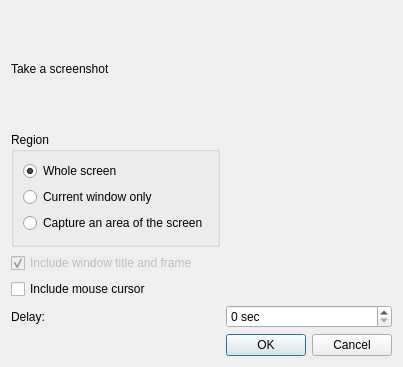
<?xml version="1.0" encoding="UTF-8"?>
<ui version="4.0">
 <class>ScreenshotDialog</class>
 <widget class="QDialog" name="ScreenshotDialog">
  <property name="geometry">
   <rect>
    <x>0</x>
    <y>0</y>
    <width>348</width>
    <height>367</height>
   </rect>
  </property>
  <property name="windowTitle">
   <string>Screenshot</string>
  </property>
  <property name="windowIcon">
   <iconset theme="camera-photo">
    <normaloff>.</normaloff>.</iconset>
  </property>
  <layout class="QGridLayout" name="gridLayout">
   <item row="0" column="0">
    <widget class="QLabel" name="label">
     <property name="text">
      <string>Take a screenshot</string>
     </property>
    </widget>
   </item>
   <item row="1" column="0">
    <widget class="QGroupBox" name="groupBox">
     <property name="title">
      <string>Region</string>
     </property>
     <layout class="QVBoxLayout" name="verticalLayout">
      <item>
       <widget class="QRadioButton" name="wholeScreen">
        <property name="text">
         <string>Whole screen</string>
        </property>
        <property name="checked">
         <bool>true</bool>
        </property>
       </widget>
      </item>
      <item>
       <widget class="QRadioButton" name="currentWindow">
        <property name="text">
         <string>Current window only</string>
        </property>
       </widget>
      </item>
      <item>
       <widget class="QRadioButton" name="screenArea">
        <property name="text">
         <string>Capture an area of the screen</string>
        </property>
       </widget>
      </item>
     </layout>
    </widget>
   </item>
   <item row="2" column="0">
    <widget class="QCheckBox" name="includeFrame">
     <property name="enabled">
      <bool>false</bool>
     </property>
     <property name="text">
      <string>Include window title and frame</string>
     </property>
     <property name="checked">
      <bool>true</bool>
     </property>
    </widget>
   </item>
   <item row="3" column="0">
    <widget class="QCheckBox" name="includeCursor">
     <property name="text">
      <string>Include mouse cursor</string>
     </property>
    </widget>
   </item>
   <item row="4" column="0">
    <widget class="QLabel" name="label_2">
     <property name="text">
      <string>Delay:</string>
     </property>
    </widget>
   </item>
   <item row="4" column="1">
    <widget class="QSpinBox" name="delay">
     <property name="suffix">
      <string> sec</string>
     </property>
    </widget>
   </item>
   <item row="5" column="0">
    <layout class="QHBoxLayout" name="horizontalLayout_2">
     <item>
      <spacer name="horizontalSpacer">
       <property name="orientation">
        <enum>Qt::Horizontal</enum>
       </property>
       <property name="sizeHint" stdset="0">
        <size>
         <width>40</width>
         <height>20</height>
        </size>
       </property>
      </spacer>
     </item>
    </layout>
   </item>
   <item row="5" column="1">
    <layout class="QHBoxLayout" name="horizontalLayout">
     <item>
      <widget class="QDialogButtonBox" name="buttonBox_1">
       <property name="orientation">
        <enum>Qt::Horizontal</enum>
       </property>
       <property name="standardButtons">
        <set>QDialogButtonBox::Ok</set>
       </property>
      </widget>
     </item>
     <item>
      <widget class="QDialogButtonBox" name="buttonBox_2">
       <property name="orientation">
        <enum>Qt::Horizontal</enum>
       </property>
       <property name="standardButtons">
        <set>QDialogButtonBox::Cancel</set>
       </property>
      </widget>
     </item>
    </layout>
   </item>
  </layout>
 </widget>
 <resources/>
 <connections>
  <connection>
   <sender>buttonBox_1</sender>
   <signal>accepted()</signal>
   <receiver>ScreenshotDialog</receiver>
   <slot>accept()</slot>
   <hints>
    <hint type="sourcelabel">
     <x>257</x>
     <y>231</y>
    </hint>
    <hint type="destinationlabel">
     <x>157</x>
     <y>274</y>
    </hint>
   </hints>
  </connection>
  <connection>
   <sender>buttonBox_1</sender>
   <signal>rejected()</signal>
   <receiver>ScreenshotDialog</receiver>
   <slot>reject()</slot>
   <hints>
    <hint type="sourcelabel">
     <x>291</x>
     <y>231</y>
    </hint>
    <hint type="destinationlabel">
     <x>286</x>
     <y>274</y>
    </hint>
   </hints>
  </connection>
  <connection>
   <sender>currentWindow</sender>
   <signal>toggled(bool)</signal>
   <receiver>includeFrame</receiver>
   <slot>setEnabled(bool)</slot>
   <hints>
    <hint type="sourcelabel">
     <x>87</x>
     <y>82</y>
    </hint>
    <hint type="destinationlabel">
     <x>91</x>
     <y>122</y>
    </hint>
   </hints>
  </connection>
 </connections>
</ui>
